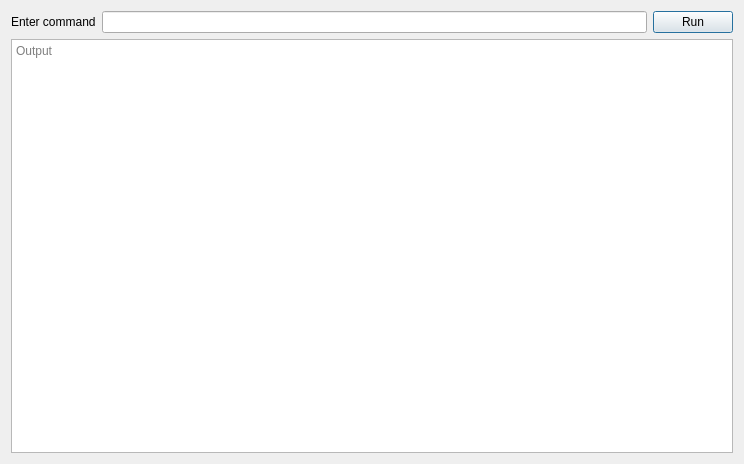
<?xml version="1.0" encoding="UTF-8"?>
<ui version="4.0">
 <class>CustomGitCommandDialog</class>
 <widget class="QDialog" name="CustomGitCommandDialog">
  <property name="geometry">
   <rect>
    <x>0</x>
    <y>0</y>
    <width>744</width>
    <height>464</height>
   </rect>
  </property>
  <property name="windowTitle">
   <string>Git</string>
  </property>
  <property name="locale">
   <locale language="English" country="UnitedStates"/>
  </property>
  <layout class="QVBoxLayout" name="verticalLayout">
   <item>
    <layout class="QHBoxLayout" name="horizontalLayout">
     <item>
      <widget class="QLabel" name="label">
       <property name="text">
        <string>Enter command</string>
       </property>
      </widget>
     </item>
     <item>
      <widget class="QLineEdit" name="input"/>
     </item>
     <item>
      <widget class="QPushButton" name="runButton">
       <property name="text">
        <string>Run</string>
       </property>
      </widget>
     </item>
    </layout>
   </item>
   <item>
    <widget class="QPlainTextEdit" name="output">
     <property name="readOnly">
      <bool>true</bool>
     </property>
     <property name="placeholderText">
      <string>Output</string>
     </property>
    </widget>
   </item>
  </layout>
 </widget>
 <resources/>
 <connections/>
</ui>
